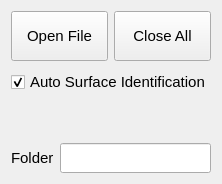
           <widget class="QWidget" name="tab">
            <attribute name="title">
             <string>Project</string>
            </attribute>
            <layout class="QVBoxLayout" name="verticalLayout_14">
             <item>
              <layout class="QHBoxLayout" name="horizontalLayout_22">
               <item>
                <widget class="QPushButton" name="pushButton_open">
                 <property name="enabled">
                  <bool>true</bool>
                 </property>
                 <property name="sizePolicy">
                  <sizepolicy hsizetype="Minimum" vsizetype="Fixed">
                   <horstretch>0</horstretch>
                   <verstretch>0</verstretch>
                  </sizepolicy>
                 </property>
                 <property name="minimumSize">
                  <size>
                   <width>0</width>
                   <height>50</height>
                  </size>
                 </property>
                 <property name="font">
                  <font>
                   <pointsize>11</pointsize>
                  </font>
                 </property>
                 <property name="cursor">
                  <cursorShape>PointingHandCursor</cursorShape>
                 </property>
                 <property name="styleSheet">
                  <string notr="true"/>
                 </property>
                 <property name="text">
                  <string>Open File</string>
                 </property>
                </widget>
               </item>
               <item>
                <widget class="QPushButton" name="pushButton_close">
                 <property name="minimumSize">
                  <size>
                   <width>0</width>
                   <height>50</height>
                  </size>
                 </property>
                 <property name="font">
                  <font>
                   <pointsize>11</pointsize>
                  </font>
                 </property>
                 <property name="cursor">
                  <cursorShape>PointingHandCursor</cursorShape>
                 </property>
                 <property name="styleSheet">
                  <string notr="true"/>
                 </property>
                 <property name="text">
                  <string>Close All</string>
                 </property>
                </widget>
               </item>
              </layout>
             </item>
             <item>
              <widget class="QCheckBox" name="checkBox_auto_seg">
               <property name="minimumSize">
                <size>
                 <width>0</width>
                 <height>30</height>
                </size>
               </property>
               <property name="font">
                <font>
                 <pointsize>11</pointsize>
                </font>
               </property>
               <property name="text">
                <string>Auto Surface Identification</string>
               </property>
               <property name="checked">
                <bool>true</bool>
               </property>
              </widget>
             </item>
             <item>
              <spacer name="verticalSpacer_4">
               <property name="orientation">
                <enum>Qt::Vertical</enum>
               </property>
               <property name="sizeHint" stdset="0">
                <size>
                 <width>20</width>
                 <height>40</height>
                </size>
               </property>
              </spacer>
             </item>
             <item>
              <layout class="QHBoxLayout" name="horizontalLayout_59">
               <item>
                <widget class="QLabel" name="label_53">
                 <property name="minimumSize">
                  <size>
                   <width>0</width>
                   <height>30</height>
                  </size>
                 </property>
                 <property name="font">
                  <font>
                   <pointsize>11</pointsize>
                  </font>
                 </property>
                 <property name="frameShape">
                  <enum>QFrame::NoFrame</enum>
                 </property>
                 <property name="frameShadow">
                  <enum>QFrame::Plain</enum>
                 </property>
                 <property name="lineWidth">
                  <number>0</number>
                 </property>
                 <property name="text">
                  <string>Folder</string>
                 </property>
                </widget>
               </item>
               <item>
                <widget class="QLineEdit" name="line_edit_SharedFolder">
                 <property name="minimumSize">
                  <size>
                   <width>0</width>
                   <height>30</height>
                  </size>
                 </property>
                 <property name="font">
                  <font>
                   <pointsize>11</pointsize>
                  </font>
                 </property>
                 <property name="styleSheet">
                  <string notr="true"/>
                 </property>
                 <property name="text">
                  <string/>
                 </property>
                </widget>
               </item>
              </layout>
             </item>
            </layout>
           </widget>
